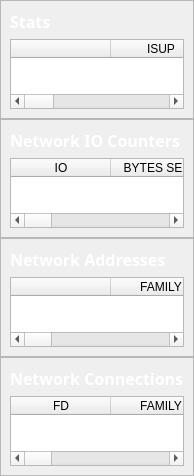
                <widget class="QWidget" name="scrollAreaWidgetContents">
                 <property name="geometry">
                  <rect>
                   <x>0</x>
                   <y>0</y>
                   <width>192</width>
                   <height>460</height>
                  </rect>
                 </property>
                 <layout class="QVBoxLayout" name="verticalLayout_12">
                  <property name="spacing">
                   <number>0</number>
                  </property>
                  <property name="leftMargin">
                   <number>0</number>
                  </property>
                  <property name="topMargin">
                   <number>0</number>
                  </property>
                  <property name="rightMargin">
                   <number>0</number>
                  </property>
                  <property name="bottomMargin">
                   <number>0</number>
                  </property>
                  <item>
                   <widget class="QFrame" name="frame_9">
                    <property name="frameShape">
                     <enum>QFrame::StyledPanel</enum>
                    </property>
                    <property name="frameShadow">
                     <enum>QFrame::Raised</enum>
                    </property>
                    <layout class="QVBoxLayout" name="verticalLayout_13">
                     <item>
                      <widget class="QLabel" name="label_57">
                       <property name="font">
                        <font>
                         <family>Noto Sans</family>
                         <pointsize>12</pointsize>
                         <weight>75</weight>
                         <bold>true</bold>
                        </font>
                       </property>
                       <property name="styleSheet">
                        <string notr="true">color: rgb(255, 255, 255);</string>
                       </property>
                       <property name="text">
                        <string>Stats</string>
                       </property>
                      </widget>
                     </item>
                     <item>
                      <widget class="QTableWidget" name="tableWidget_4">
                       <column>
                        <property name="text">
                         <string/>
                        </property>
                       </column>
                       <column>
                        <property name="text">
                         <string>ISUP</string>
                        </property>
                       </column>
                       <column>
                        <property name="text">
                         <string>DUPLEX</string>
                        </property>
                       </column>
                       <column>
                        <property name="text">
                         <string>SPEED</string>
                        </property>
                       </column>
                       <column>
                        <property name="text">
                         <string>MTU</string>
                        </property>
                       </column>
                      </widget>
                     </item>
                    </layout>
                   </widget>
                  </item>
                  <item>
                   <widget class="QFrame" name="frame_12">
                    <property name="frameShape">
                     <enum>QFrame::StyledPanel</enum>
                    </property>
                    <property name="frameShadow">
                     <enum>QFrame::Raised</enum>
                    </property>
                    <layout class="QVBoxLayout" name="verticalLayout_14">
                     <item>
                      <widget class="QLabel" name="label_59">
                       <property name="font">
                        <font>
                         <family>Noto Sans</family>
                         <pointsize>12</pointsize>
                         <weight>75</weight>
                         <bold>true</bold>
                        </font>
                       </property>
                       <property name="styleSheet">
                        <string notr="true">color: rgb(255, 255, 255);</string>
                       </property>
                       <property name="text">
                        <string>Network IO Counters</string>
                       </property>
                      </widget>
                     </item>
                     <item>
                      <widget class="QTableWidget" name="tableWidget_5">
                       <column>
                        <property name="text">
                         <string>IO</string>
                        </property>
                       </column>
                       <column>
                        <property name="text">
                         <string>BYTES SENT</string>
                        </property>
                       </column>
                       <column>
                        <property name="text">
                         <string>BYTES RECEIVED</string>
                        </property>
                       </column>
                       <column>
                        <property name="text">
                         <string>PACKETS SENT</string>
                        </property>
                       </column>
                       <column>
                        <property name="text">
                         <string>PACKETS RECEIVED</string>
                        </property>
                       </column>
                       <column>
                        <property name="text">
                         <string>ERR In</string>
                        </property>
                       </column>
                       <column>
                        <property name="text">
                         <string>ERR Out</string>
                        </property>
                       </column>
                       <column>
                        <property name="text">
                         <string>DROP IN</string>
                        </property>
                       </column>
                       <column>
                        <property name="text">
                         <string>DROP OUT</string>
                        </property>
                       </column>
                      </widget>
                     </item>
                    </layout>
                   </widget>
                  </item>
                  <item>
                   <widget class="QFrame" name="frame_11">
                    <property name="frameShape">
                     <enum>QFrame::StyledPanel</enum>
                    </property>
                    <property name="frameShadow">
                     <enum>QFrame::Raised</enum>
                    </property>
                    <layout class="QVBoxLayout" name="verticalLayout_15">
                     <item>
                      <widget class="QLabel" name="label_60">
                       <property name="font">
                        <font>
                         <family>Noto Sans</family>
                         <pointsize>12</pointsize>
                         <weight>75</weight>
                         <bold>true</bold>
                        </font>
                       </property>
                       <property name="styleSheet">
                        <string notr="true">color: rgb(255, 255, 255);</string>
                       </property>
                       <property name="text">
                        <string>Network Addresses</string>
                       </property>
                      </widget>
                     </item>
                     <item>
                      <widget class="QTableWidget" name="tableWidget_6">
                       <column>
                        <property name="text">
                         <string/>
                        </property>
                       </column>
                       <column>
                        <property name="text">
                         <string>FAMILY</string>
                        </property>
                       </column>
                       <column>
                        <property name="text">
                         <string>ADDRESS</string>
                        </property>
                       </column>
                       <column>
                        <property name="text">
                         <string>NETMASK</string>
                        </property>
                       </column>
                       <column>
                        <property name="text">
                         <string>BROADCAST</string>
                        </property>
                       </column>
                       <column>
                        <property name="text">
                         <string>PTP</string>
                        </property>
                       </column>
                      </widget>
                     </item>
                    </layout>
                   </widget>
                  </item>
                  <item>
                   <widget class="QFrame" name="frame_10">
                    <property name="frameShape">
                     <enum>QFrame::StyledPanel</enum>
                    </property>
                    <property name="frameShadow">
                     <enum>QFrame::Raised</enum>
                    </property>
                    <layout class="QVBoxLayout" name="verticalLayout_16">
                     <item>
                      <widget class="QLabel" name="label_61">
                       <property name="font">
                        <font>
                         <family>Noto Sans</family>
                         <pointsize>12</pointsize>
                         <weight>75</weight>
                         <bold>true</bold>
                        </font>
                       </property>
                       <property name="styleSheet">
                        <string notr="true">color: rgb(255, 255, 255);</string>
                       </property>
                       <property name="text">
                        <string>Network Connections</string>
                       </property>
                      </widget>
                     </item>
                     <item>
                      <widget class="QTableWidget" name="tableWidget_7">
                       <column>
                        <property name="text">
                         <string>FD</string>
                        </property>
                       </column>
                       <column>
                        <property name="text">
                         <string>FAMILY</string>
                        </property>
                       </column>
                       <column>
                        <property name="text">
                         <string>FAMILY</string>
                        </property>
                       </column>
                       <column>
                        <property name="text">
                         <string>LADDR</string>
                        </property>
                       </column>
                       <column>
                        <property name="text">
                         <string>RADDR</string>
                        </property>
                       </column>
                       <column>
                        <property name="text">
                         <string>STATUS</string>
                        </property>
                       </column>
                       <column>
                        <property name="text">
                         <string>PID</string>
                        </property>
                       </column>
                      </widget>
                     </item>
                    </layout>
                   </widget>
                  </item>
                 </layout>
                </widget>
